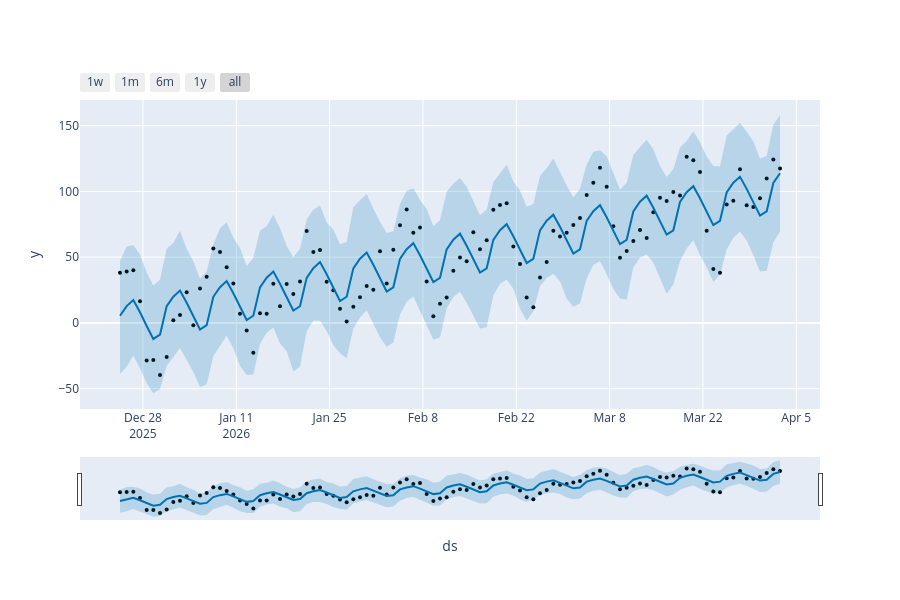

Here is the notebook cell this chart was saved with:
### Code cell
combinado = Prophet(interval_width=0.95)
combinado.fit(ejemplo)
forecast = combinado.make_future_dataframe(periods=36, freq='M')
forecast = combinado.predict(ejemplo)
plot_plotly(combinado, forecast)
